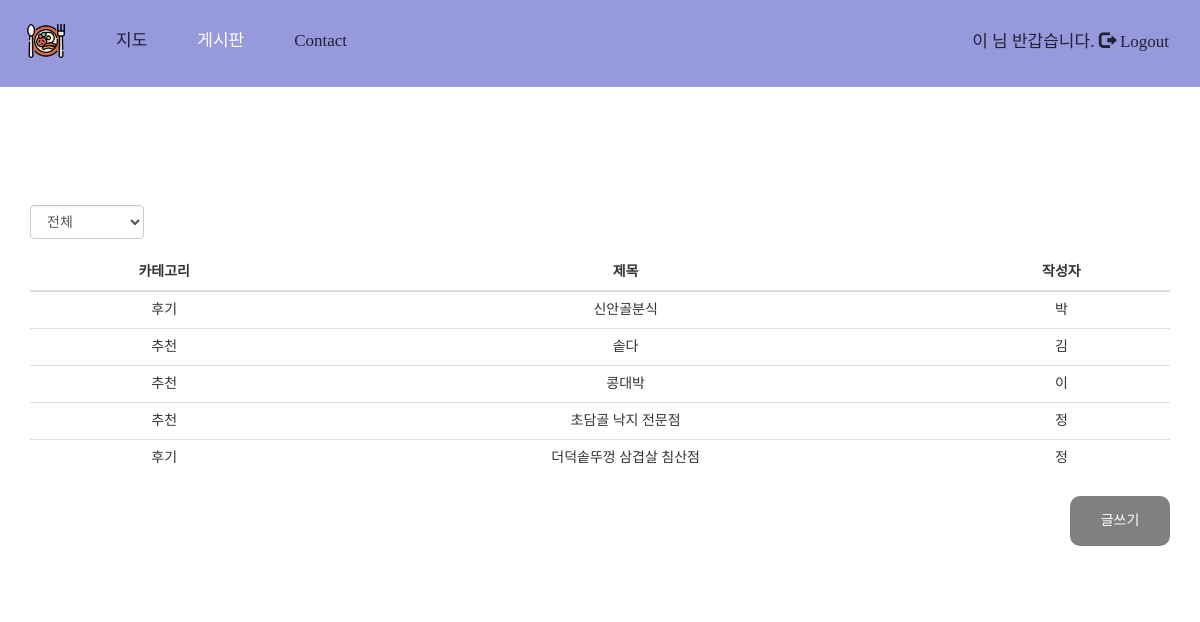
Screenshot of /article/list/ (signed in) with the database file from the repository.
### app/models.py (models this page shows)
class Article(models.Model):
  title = models.CharField(max_length=100)
  content = models.CharField(max_length=1000)
  user = models.ForeignKey(User, on_delete=models.CASCADE)
  category = models.CharField(max_length=100, null=True) #게시판 카테고리 변수

class User(models.Model):
  email = models.CharField(max_length=20)
  name = models.CharField(max_length=20)
  pwd = models.CharField(max_length=20)
  pwd = models.CharField(max_length=20,null=True)

### app/views.py (the view)
# urls.py: path('article/list/', views.list),
def list(request):
  article_list = Article.objects.order_by('-id')
  context = {
    'article_list' : article_list
  }
  return render(request, 'list.html', context)

### app/templates/list.html (shortened to what this page needs)
{% extends 'home.html' %}
{% block content %}
<div class="jumbotron">
  <div class="container text-center">
    <div class="form-group">
      <select class="form-control" id="category-select">
        <option value="all">전체</option>
      </select>
    </div>
    <table class="table table-hover">
      <thead>
        <tr>
          <th>카테고리</th>
          <th>제목</th>
          <th>작성자</th>
        </tr>
      </thead>
      <tbody id="article-list">
        {% for article in article_list %}
        <tr no={{ article.id }}>
          {% if article.category == '1' %}
          <td>추천</td>
          {% elif article.category == '2' %}
          <td>후기</td>
          {% endif %}
          <td>{{ article.title }}</td>
          <td>{{ article.user.name }}</td>
        </tr>
        {% endfor %}
      </tbody>
    </table>
    <div class="text-center">
      <button class="btn btn-primary center" onclick='location="/article/write/"'>
        글쓰기
      </button>
    </div>
  </div>
</div>
{% endblock %}

### app/templates/home.html (style rules this page uses)
* { font-family: NeoDunggeunmo; }

### app/templates/list.html (style rules this page uses)
.jumbotron { background-color:white; margin-top: 50px; margin-bottom: 80px; }
.center { text-align: center; }
th { text-align: center; pointer-events: none; }
.form-control { width: 10% }
.btn-primary { color: white; width: 100px; height: 50px; border-radius: 10px; border-width: 0px; float: right; background-color: gray; }

### rows the page displays
Article: category "후기", title "신안골분식", user.name "박"
Article: category "추천", title "솥다", user.name "김"
Article: category "추천", title "콩대박", user.name "이"
Article: category "추천", title "초담골 낙지 전문점", user.name "정"
Article: category "후기", title "더덕솥뚜껑 삼겹살 침산점", user.name "정"

### other values shown
{{ request.session.name }} "이"
